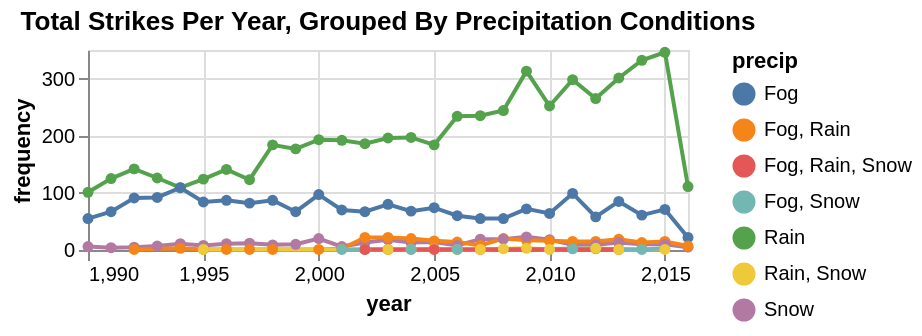

Write the Vega-Lite specification saved for this chart.
### Vega-Lite specification from a JSON file in a GitHub repository (floating-point values rounded to 4 significant figures; data arrays with more than 128 entries replaced by an {"elided": "..."} marker saying what was removed)
{"$schema": "https://vega.github.io/schema/vega-lite/v5.json", "description": "Stock prices of 5 Tech Companies over Time.", "title": "Total Strikes Per Year, Grouped By Precipitation Conditions", "data": {"values": {"elided": "130 records"}}, "height": 100, "mark": {"type": "line", "point": true}, "encoding": {"x": {"field": "year", "type": "quantitative"}, "y": {"field": "frequency", "type": "quantitative"}, "color": {"field": "precip", "type": "nominal"}}}
